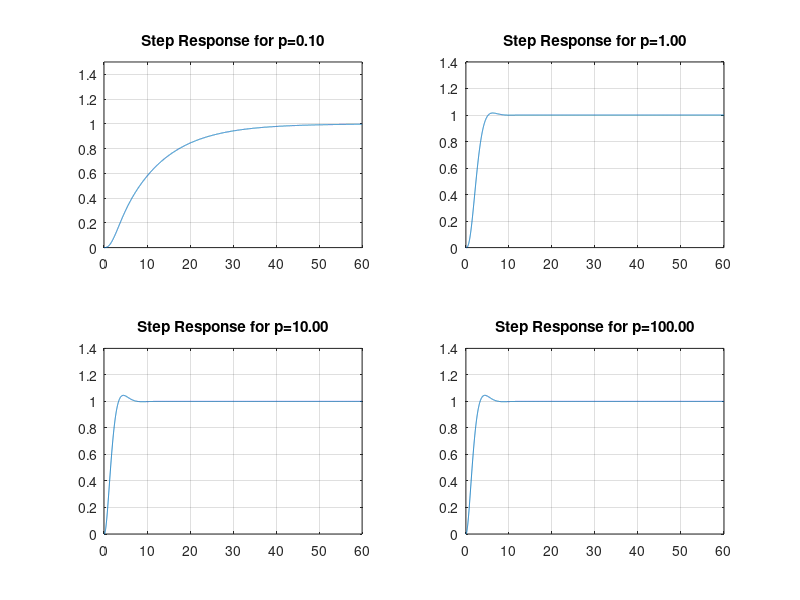

The MATLAB script that drew this image:
clear;
clc;
wn=1;
kc=0.7;
%p=[0.1,1,10,100]
p=0.1;
num=[0 0 0 wn*wn*p];
den=[1 2*kc*wn+p wn*wn+2*kc*wn*p wn*wn*p];
sys=tf(num,den);
t=0:0.01:60;
y=step(sys,t);
subplot(2,2,1);
plot(t,y);
set(gca,'ylim',[0 1.5]);
msg_title = sprintf('Step Response for p=%3.2f',p);
title(msg_title);
grid on;

p=1;
num=[0 0 0 wn*wn*p];
den=[1 2*kc*wn+p wn*wn+2*kc*wn*p wn*wn*p];
sys=tf(num,den);
t=0:0.01:60;
y=step(sys,t);
subplot(2,2,2);
plot(t,y);
msg_title = sprintf('Step Response for p=%3.2f',p);
title(msg_title);
grid on;

p=10;
num=[0 0 0 wn*wn*p];
den=[1 2*kc*wn+p wn*wn+2*kc*wn*p wn*wn*p];
sys=tf(num,den);
t=0:0.01:60;
y=step(sys,t);
subplot(2,2,3);
plot(t,y);
msg_title = sprintf('Step Response for p=%3.2f',p);
title(msg_title);
grid on;

p=100;
num=[0 0 0 wn*wn*p];
den=[1 2*kc*wn+p wn*wn+2*kc*wn*p wn*wn*p];
sys=tf(num,den);
t=0:0.01:60;
y=step(sys,t);
subplot(2,2,4);
plot(t,y);
msg_title = sprintf('Step Response for p=%3.2f',p);
title(msg_title);
grid on;